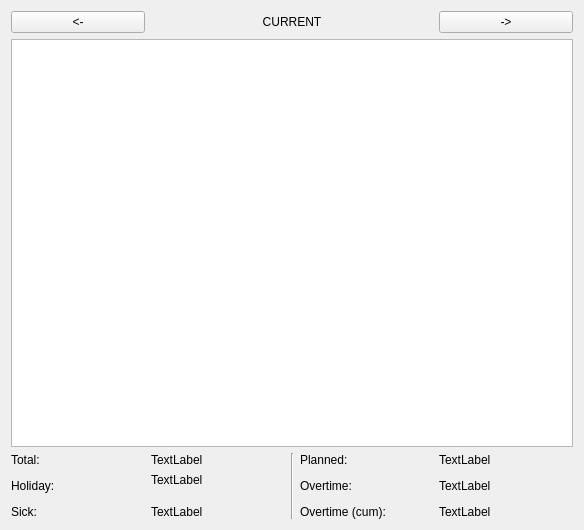
<?xml version="1.0" encoding="UTF-8"?>
<ui version="4.0">
 <class>PeriodSummary</class>
 <widget class="QWidget" name="PeriodSummary">
  <property name="geometry">
   <rect>
    <x>0</x>
    <y>0</y>
    <width>584</width>
    <height>530</height>
   </rect>
  </property>
  <property name="windowTitle">
   <string>PeriodSummary</string>
  </property>
  <layout class="QGridLayout" name="gridLayout" columnstretch="0,0,0,0,0">
   <item row="6" column="3">
    <widget class="QLabel" name="label_7">
     <property name="text">
      <string>Overtime (cum):</string>
     </property>
    </widget>
   </item>
   <item row="1" column="0" colspan="5">
    <widget class="QListView" name="listView"/>
   </item>
   <item row="0" column="4">
    <widget class="QPushButton" name="pb_next">
     <property name="text">
      <string>-&gt;</string>
     </property>
    </widget>
   </item>
   <item row="3" column="3" rowspan="3">
    <widget class="QLabel" name="label_6">
     <property name="text">
      <string>Overtime:</string>
     </property>
    </widget>
   </item>
   <item row="6" column="1">
    <widget class="QLabel" name="lb_sick">
     <property name="text">
      <string>TextLabel</string>
     </property>
    </widget>
   </item>
   <item row="2" column="1">
    <widget class="QLabel" name="lb_total">
     <property name="text">
      <string>TextLabel</string>
     </property>
    </widget>
   </item>
   <item row="3" column="4" rowspan="3">
    <widget class="QLabel" name="lb_overtime">
     <property name="text">
      <string>TextLabel</string>
     </property>
    </widget>
   </item>
   <item row="2" column="4">
    <widget class="QLabel" name="lb_planned">
     <property name="text">
      <string>TextLabel</string>
     </property>
    </widget>
   </item>
   <item row="3" column="1">
    <widget class="QLabel" name="lb_holiday">
     <property name="text">
      <string>TextLabel</string>
     </property>
    </widget>
   </item>
   <item row="0" column="1" colspan="3">
    <widget class="QLabel" name="lb_current_period">
     <property name="text">
      <string>CURRENT</string>
     </property>
     <property name="alignment">
      <set>Qt::AlignmentFlag::AlignCenter</set>
     </property>
    </widget>
   </item>
   <item row="0" column="0">
    <widget class="QPushButton" name="pb_prev">
     <property name="text">
      <string>&lt;-</string>
     </property>
    </widget>
   </item>
   <item row="6" column="0">
    <widget class="QLabel" name="label_4">
     <property name="text">
      <string>Sick:</string>
     </property>
    </widget>
   </item>
   <item row="2" column="3">
    <widget class="QLabel" name="label_5">
     <property name="text">
      <string>Planned:</string>
     </property>
    </widget>
   </item>
   <item row="3" column="0" rowspan="3">
    <widget class="QLabel" name="label_3">
     <property name="text">
      <string>Holiday:</string>
     </property>
    </widget>
   </item>
   <item row="2" column="0">
    <widget class="QLabel" name="label_2">
     <property name="text">
      <string>Total:</string>
     </property>
    </widget>
   </item>
   <item row="6" column="4">
    <widget class="QLabel" name="lb_overtime_cum">
     <property name="text">
      <string>TextLabel</string>
     </property>
    </widget>
   </item>
   <item row="2" column="2" rowspan="5">
    <widget class="Line" name="line">
     <property name="orientation">
      <enum>Qt::Orientation::Vertical</enum>
     </property>
    </widget>
   </item>
  </layout>
 </widget>
 <resources/>
 <connections/>
</ui>
